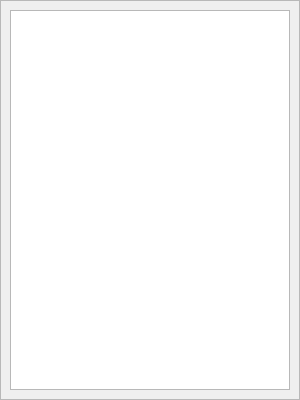
<?xml version="1.0" encoding="UTF-8"?>
<ui version="4.0">
 <class>DeviceListWidget</class>
 <widget class="QWidget" name="DeviceListWidget">
  <property name="geometry">
   <rect>
    <x>0</x>
    <y>0</y>
    <width>300</width>
    <height>400</height>
   </rect>
  </property>
  <layout class="QVBoxLayout" name="verticalLayout">
   <property name="leftMargin">
    <number>0</number>
   </property>
   <property name="topMargin">
    <number>0</number>
   </property>
   <property name="rightMargin">
    <number>0</number>
   </property>
   <property name="bottomMargin">
    <number>0</number>
   </property>
   <item>
    <widget class="QScrollArea" name="scrollArea">
     <property name="widgetResizable">
      <bool>true</bool>
     </property>
     <widget class="QWidget" name="scrollAreaWidgetContents">
      <layout class="QVBoxLayout" name="verticalLayout_2">
       <item>
        <widget class="QListWidget" name="deviceList">
         <property name="selectionMode">
          <enum>QAbstractItemView::SingleSelection</enum>
         </property>
         <property name="selectionBehavior">
          <enum>QAbstractItemView::SelectRows</enum>
         </property>
         <property name="selectionRectVisible">
          <bool>false</bool>
         </property>
         <property name="styleSheet">
          <string>QListWidget::item:selected, QListWidget::item:selected:active, QListWidget::item:selected:!active { 
              background-color: transparent; /* No color change when selected */
              color: palette(text); /* Keep text color the same */
              outline: none; /* Remove outline */
          }
          QListWidget::item:focus {
              outline: none; /* No focus outline */
              background-color: transparent;
          }
          QListWidget::item {
              padding: 4px;
          }
          </string>
         </property>
        </widget>
       </item>
      </layout>
     </widget>
    </widget>
   </item>
  </layout>
 </widget>
 <resources/>
 <connections/>
</ui>
